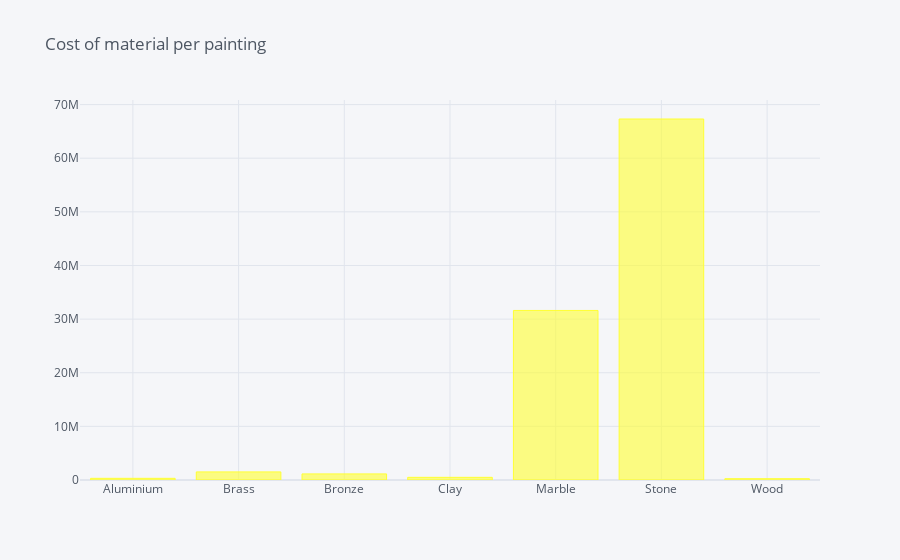

The code cell stored with this chart in its notebook:
### Code cell
Cost_per_material.iplot(kind='bar',title='Cost of material per painting',color='yellow')

### Figure 1 — Plotly figure (JSON) as saved in the notebook; plotly's stock layout.template omitted (floating-point values rounded to 4 significant figures)
{"data": [{"marker": {"color": "rgba(255, 255, 51, 0.6)", "line": {"color": "rgba(255, 255, 51, 1.0)", "width": 1}}, "name": "Cost", "orientation": "v", "text": "", "type": "bar", "x": ["Aluminium", "Brass", "Bronze", "Clay", "Marble", "Stone", "Wood"], "y": [312700.0, 1508000.0, 1134000.0, 497100.0, 31610000.0, 67310000.0, 244200.0]}], "layout": {"legend": {"bgcolor": "#F5F6F9", "font": {"color": "#4D5663"}}, "paper_bgcolor": "#F5F6F9", "plot_bgcolor": "#F5F6F9", "title": {"font": {"color": "#4D5663"}, "text": "Cost of material per painting"}, "xaxis": {"gridcolor": "#E1E5ED", "showgrid": true, "tickfont": {"color": "#4D5663"}, "title": {"font": {"color": "#4D5663"}, "text": ""}, "zerolinecolor": "#E1E5ED"}, "yaxis": {"gridcolor": "#E1E5ED", "showgrid": true, "tickfont": {"color": "#4D5663"}, "title": {"font": {"color": "#4D5663"}, "text": ""}, "zerolinecolor": "#E1E5ED"}}}
